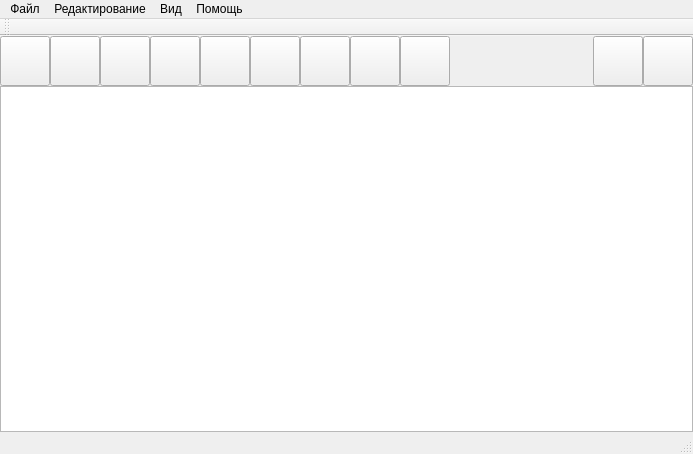
<?xml version="1.0" encoding="UTF-8"?>
<ui version="4.0">
 <class>MainWindow</class>
 <widget class="QMainWindow" name="MainWindow">
  <property name="geometry">
   <rect>
    <x>0</x>
    <y>0</y>
    <width>693</width>
    <height>454</height>
   </rect>
  </property>
  <property name="windowTitle">
   <string>unnamed - Text_edit</string>
  </property>
  <property name="windowIcon">
   <iconset resource="ing.qrc">
    <normaloff>:/Icons/icons8-text_edit-48.png</normaloff>:/Icons/icons8-text_edit-48.png</iconset>
  </property>
  <widget class="QWidget" name="centralWidget">
   <layout class="QGridLayout" name="gridLayout">
    <property name="leftMargin">
     <number>0</number>
    </property>
    <property name="topMargin">
     <number>0</number>
    </property>
    <property name="rightMargin">
     <number>0</number>
    </property>
    <property name="bottomMargin">
     <number>0</number>
    </property>
    <property name="spacing">
     <number>0</number>
    </property>
    <item row="0" column="0">
     <layout class="QVBoxLayout" name="centr">
      <property name="spacing">
       <number>0</number>
      </property>
      <item>
       <layout class="QHBoxLayout" name="horizontalLayout">
        <property name="spacing">
         <number>0</number>
        </property>
        <item>
         <widget class="QPushButton" name="pushButton_Create">
          <property name="minimumSize">
           <size>
            <width>50</width>
            <height>50</height>
           </size>
          </property>
          <property name="maximumSize">
           <size>
            <width>50</width>
            <height>50</height>
           </size>
          </property>
          <property name="toolTip">
           <string>&lt;html&gt;&lt;head/&gt;&lt;body&gt;&lt;p&gt;Создать&lt;/p&gt;&lt;/body&gt;&lt;/html&gt;</string>
          </property>
          <property name="text">
           <string comment="Создать"/>
          </property>
          <property name="icon">
           <iconset resource="ing.qrc">
            <normaloff>:/Icons/icons8-create new-26.png</normaloff>:/Icons/icons8-create new-26.png</iconset>
          </property>
          <property name="iconSize">
           <size>
            <width>32</width>
            <height>32</height>
           </size>
          </property>
         </widget>
        </item>
        <item>
         <widget class="QPushButton" name="pushButton_Open">
          <property name="minimumSize">
           <size>
            <width>50</width>
            <height>50</height>
           </size>
          </property>
          <property name="maximumSize">
           <size>
            <width>50</width>
            <height>50</height>
           </size>
          </property>
          <property name="toolTip">
           <string>&lt;html&gt;&lt;head/&gt;&lt;body&gt;&lt;p&gt;Открыть&lt;/p&gt;&lt;/body&gt;&lt;/html&gt;</string>
          </property>
          <property name="text">
           <string/>
          </property>
          <property name="icon">
           <iconset resource="ing.qrc">
            <normaloff>:/Icons/icons8-open-26.png</normaloff>:/Icons/icons8-open-26.png</iconset>
          </property>
          <property name="iconSize">
           <size>
            <width>32</width>
            <height>32</height>
           </size>
          </property>
         </widget>
        </item>
        <item>
         <widget class="QPushButton" name="pushButton_Save">
          <property name="minimumSize">
           <size>
            <width>50</width>
            <height>50</height>
           </size>
          </property>
          <property name="maximumSize">
           <size>
            <width>50</width>
            <height>50</height>
           </size>
          </property>
          <property name="toolTip">
           <string>&lt;html&gt;&lt;head/&gt;&lt;body&gt;&lt;p&gt;Сохранить&lt;/p&gt;&lt;/body&gt;&lt;/html&gt;</string>
          </property>
          <property name="text">
           <string/>
          </property>
          <property name="icon">
           <iconset resource="ing.qrc">
            <normaloff>:/Icons/icons8-save-26.png</normaloff>:/Icons/icons8-save-26.png</iconset>
          </property>
          <property name="iconSize">
           <size>
            <width>32</width>
            <height>32</height>
           </size>
          </property>
         </widget>
        </item>
        <item>
         <widget class="QPushButton" name="pushButton_copy">
          <property name="minimumSize">
           <size>
            <width>50</width>
            <height>50</height>
           </size>
          </property>
          <property name="maximumSize">
           <size>
            <width>50</width>
            <height>50</height>
           </size>
          </property>
          <property name="toolTip">
           <string>&lt;html&gt;&lt;head/&gt;&lt;body&gt;&lt;p&gt;Копировать&lt;/p&gt;&lt;/body&gt;&lt;/html&gt;</string>
          </property>
          <property name="text">
           <string/>
          </property>
          <property name="icon">
           <iconset resource="ing.qrc">
            <normaloff>:/Icons/icons8-copy-64.png</normaloff>:/Icons/icons8-copy-64.png</iconset>
          </property>
          <property name="iconSize">
           <size>
            <width>32</width>
            <height>32</height>
           </size>
          </property>
         </widget>
        </item>
        <item>
         <widget class="QPushButton" name="pushButton_Cut">
          <property name="minimumSize">
           <size>
            <width>50</width>
            <height>50</height>
           </size>
          </property>
          <property name="maximumSize">
           <size>
            <width>50</width>
            <height>50</height>
           </size>
          </property>
          <property name="toolTip">
           <string>&lt;html&gt;&lt;head/&gt;&lt;body&gt;&lt;p&gt;Вырезать&lt;/p&gt;&lt;/body&gt;&lt;/html&gt;</string>
          </property>
          <property name="text">
           <string/>
          </property>
          <property name="icon">
           <iconset resource="ing.qrc">
            <normaloff>:/Icons/icons8-cut-32.png</normaloff>:/Icons/icons8-cut-32.png</iconset>
          </property>
          <property name="iconSize">
           <size>
            <width>32</width>
            <height>32</height>
           </size>
          </property>
         </widget>
        </item>
        <item>
         <widget class="QPushButton" name="pushButton_insert">
          <property name="minimumSize">
           <size>
            <width>50</width>
            <height>50</height>
           </size>
          </property>
          <property name="maximumSize">
           <size>
            <width>50</width>
            <height>50</height>
           </size>
          </property>
          <property name="toolTip">
           <string>&lt;html&gt;&lt;head/&gt;&lt;body&gt;&lt;p&gt;Вставить&lt;/p&gt;&lt;/body&gt;&lt;/html&gt;</string>
          </property>
          <property name="text">
           <string/>
          </property>
          <property name="icon">
           <iconset resource="ing.qrc">
            <normaloff>:/Icons/icons8 insert-32.png</normaloff>:/Icons/icons8 insert-32.png</iconset>
          </property>
          <property name="iconSize">
           <size>
            <width>32</width>
            <height>32</height>
           </size>
          </property>
         </widget>
        </item>
        <item>
         <widget class="QPushButton" name="pushButton_Undo">
          <property name="minimumSize">
           <size>
            <width>50</width>
            <height>50</height>
           </size>
          </property>
          <property name="maximumSize">
           <size>
            <width>50</width>
            <height>50</height>
           </size>
          </property>
          <property name="toolTip">
           <string>&lt;html&gt;&lt;head/&gt;&lt;body&gt;&lt;p&gt;Отменить&lt;/p&gt;&lt;/body&gt;&lt;/html&gt;</string>
          </property>
          <property name="text">
           <string/>
          </property>
          <property name="icon">
           <iconset resource="ing.qrc">
            <normaloff>:/Icons/icons8-Undo-26.png</normaloff>:/Icons/icons8-Undo-26.png</iconset>
          </property>
          <property name="iconSize">
           <size>
            <width>32</width>
            <height>32</height>
           </size>
          </property>
         </widget>
        </item>
        <item>
         <widget class="QPushButton" name="pushButton_Do">
          <property name="minimumSize">
           <size>
            <width>50</width>
            <height>50</height>
           </size>
          </property>
          <property name="maximumSize">
           <size>
            <width>50</width>
            <height>50</height>
           </size>
          </property>
          <property name="toolTip">
           <string>&lt;html&gt;&lt;head/&gt;&lt;body&gt;&lt;p&gt;Повторить&lt;/p&gt;&lt;/body&gt;&lt;/html&gt;</string>
          </property>
          <property name="text">
           <string/>
          </property>
          <property name="icon">
           <iconset resource="ing.qrc">
            <normaloff>:/Icons/icons8-do-26.png</normaloff>:/Icons/icons8-do-26.png</iconset>
          </property>
          <property name="iconSize">
           <size>
            <width>32</width>
            <height>32</height>
           </size>
          </property>
         </widget>
        </item>
        <item>
         <widget class="QPushButton" name="pushButton_font">
          <property name="minimumSize">
           <size>
            <width>50</width>
            <height>50</height>
           </size>
          </property>
          <property name="maximumSize">
           <size>
            <width>50</width>
            <height>50</height>
           </size>
          </property>
          <property name="toolTip">
           <string>&lt;html&gt;&lt;head/&gt;&lt;body&gt;&lt;p&gt;Изменить шрифт&lt;/p&gt;&lt;/body&gt;&lt;/html&gt;</string>
          </property>
          <property name="text">
           <string/>
          </property>
          <property name="icon">
           <iconset resource="ing.qrc">
            <normaloff>:/Icons/icons8-F-26.png</normaloff>:/Icons/icons8-F-26.png</iconset>
          </property>
          <property name="iconSize">
           <size>
            <width>32</width>
            <height>32</height>
           </size>
          </property>
         </widget>
        </item>
        <item>
         <spacer name="horizontalSpacer">
          <property name="orientation">
           <enum>Qt::Horizontal</enum>
          </property>
          <property name="sizeHint" stdset="0">
           <size>
            <width>40</width>
            <height>20</height>
           </size>
          </property>
         </spacer>
        </item>
        <item>
         <widget class="QPushButton" name="pushButton_Close">
          <property name="minimumSize">
           <size>
            <width>50</width>
            <height>50</height>
           </size>
          </property>
          <property name="maximumSize">
           <size>
            <width>50</width>
            <height>50</height>
           </size>
          </property>
          <property name="toolTip">
           <string>&lt;html&gt;&lt;head/&gt;&lt;body&gt;&lt;p&gt;Закрыть&lt;/p&gt;&lt;/body&gt;&lt;/html&gt;</string>
          </property>
          <property name="text">
           <string/>
          </property>
          <property name="icon">
           <iconset resource="ing.qrc">
            <normaloff>:/Icons/icons8-close-32.png</normaloff>:/Icons/icons8-close-32.png</iconset>
          </property>
          <property name="iconSize">
           <size>
            <width>32</width>
            <height>32</height>
           </size>
          </property>
         </widget>
        </item>
        <item>
         <widget class="QPushButton" name="pushButton_Exit">
          <property name="minimumSize">
           <size>
            <width>50</width>
            <height>50</height>
           </size>
          </property>
          <property name="maximumSize">
           <size>
            <width>50</width>
            <height>50</height>
           </size>
          </property>
          <property name="toolTip">
           <string>&lt;html&gt;&lt;head/&gt;&lt;body&gt;&lt;p&gt;Выход&lt;/p&gt;&lt;/body&gt;&lt;/html&gt;</string>
          </property>
          <property name="text">
           <string/>
          </property>
          <property name="icon">
           <iconset resource="ing.qrc">
            <normaloff>:/Icons/icons8-Exit-32.png</normaloff>:/Icons/icons8-Exit-32.png</iconset>
          </property>
          <property name="iconSize">
           <size>
            <width>32</width>
            <height>32</height>
           </size>
          </property>
         </widget>
        </item>
       </layout>
      </item>
      <item>
       <widget class="QTextEdit" name="textEdit"/>
      </item>
     </layout>
    </item>
   </layout>
  </widget>
  <widget class="QMenuBar" name="menuBar">
   <property name="geometry">
    <rect>
     <x>0</x>
     <y>0</y>
     <width>693</width>
     <height>21</height>
    </rect>
   </property>
   <widget class="QMenu" name="menu">
    <property name="title">
     <string>Файл</string>
    </property>
    <addaction name="action"/>
    <addaction name="action_3"/>
    <addaction name="action_4"/>
    <addaction name="action_5"/>
    <addaction name="action_6"/>
    <addaction name="action_7"/>
   </widget>
   <widget class="QMenu" name="menu_2">
    <property name="title">
     <string>Редактирование</string>
    </property>
    <addaction name="action_8"/>
    <addaction name="action_9"/>
    <addaction name="action_10"/>
    <addaction name="action_11"/>
    <addaction name="action_12"/>
   </widget>
   <widget class="QMenu" name="menu_3">
    <property name="title">
     <string>Вид</string>
    </property>
    <addaction name="action_13"/>
   </widget>
   <widget class="QMenu" name="menu_4">
    <property name="title">
     <string>Помощь</string>
    </property>
    <addaction name="action_14"/>
    <addaction name="action_Qt"/>
   </widget>
   <addaction name="menu"/>
   <addaction name="menu_2"/>
   <addaction name="menu_3"/>
   <addaction name="menu_4"/>
  </widget>
  <widget class="QToolBar" name="mainToolBar">
   <attribute name="toolBarArea">
    <enum>TopToolBarArea</enum>
   </attribute>
   <attribute name="toolBarBreak">
    <bool>false</bool>
   </attribute>
  </widget>
  <widget class="QStatusBar" name="statusBar"/>
  <action name="action">
   <property name="icon">
    <iconset resource="ing.qrc">
     <normaloff>:/Icons/icons8-create new-26.png</normaloff>:/Icons/icons8-create new-26.png</iconset>
   </property>
   <property name="text">
    <string>Создать</string>
   </property>
   <property name="shortcut">
    <string>Ctrl+N</string>
   </property>
  </action>
  <action name="action_3">
   <property name="icon">
    <iconset resource="ing.qrc">
     <normaloff>:/Icons/icons8-open-26.png</normaloff>:/Icons/icons8-open-26.png</iconset>
   </property>
   <property name="text">
    <string>Открыть</string>
   </property>
   <property name="shortcut">
    <string>Ctrl+O</string>
   </property>
  </action>
  <action name="action_4">
   <property name="icon">
    <iconset resource="ing.qrc">
     <normaloff>:/Icons/icons8-save-26.png</normaloff>:/Icons/icons8-save-26.png</iconset>
   </property>
   <property name="text">
    <string>Сохранить</string>
   </property>
   <property name="shortcut">
    <string>Ctrl+S</string>
   </property>
  </action>
  <action name="action_5">
   <property name="checkable">
    <bool>false</bool>
   </property>
   <property name="icon">
    <iconset resource="ing.qrc">
     <normaloff>:/Icons/icons8-save_as-24.png</normaloff>:/Icons/icons8-save_as-24.png</iconset>
   </property>
   <property name="text">
    <string>Сохранить как</string>
   </property>
   <property name="shortcut">
    <string>Ctrl+Shift+S</string>
   </property>
  </action>
  <action name="action_6">
   <property name="icon">
    <iconset resource="ing.qrc">
     <normaloff>:/Icons/icons8-close-32.png</normaloff>:/Icons/icons8-close-32.png</iconset>
   </property>
   <property name="text">
    <string>Закрыть</string>
   </property>
   <property name="shortcut">
    <string>Ctrl+W</string>
   </property>
  </action>
  <action name="action_7">
   <property name="icon">
    <iconset resource="ing.qrc">
     <normaloff>:/Icons/icons8-Exit-32.png</normaloff>:/Icons/icons8-Exit-32.png</iconset>
   </property>
   <property name="text">
    <string>Выход</string>
   </property>
  </action>
  <action name="action_8">
   <property name="icon">
    <iconset resource="ing.qrc">
     <normaloff>:/Icons/icons8-copy-64.png</normaloff>:/Icons/icons8-copy-64.png</iconset>
   </property>
   <property name="text">
    <string>Копировать</string>
   </property>
   <property name="shortcut">
    <string>Ctrl+C</string>
   </property>
  </action>
  <action name="action_9">
   <property name="icon">
    <iconset resource="ing.qrc">
     <normaloff>:/Icons/icons8-cut-32.png</normaloff>:/Icons/icons8-cut-32.png</iconset>
   </property>
   <property name="text">
    <string>Вырезать</string>
   </property>
   <property name="shortcut">
    <string>Ctrl+X</string>
   </property>
  </action>
  <action name="action_10">
   <property name="icon">
    <iconset resource="ing.qrc">
     <normaloff>:/Icons/icons8 insert-32.png</normaloff>:/Icons/icons8 insert-32.png</iconset>
   </property>
   <property name="text">
    <string>Вставить</string>
   </property>
   <property name="shortcut">
    <string>Ctrl+V</string>
   </property>
  </action>
  <action name="action_11">
   <property name="icon">
    <iconset resource="ing.qrc">
     <normaloff>:/Icons/icons8-Undo-26.png</normaloff>:/Icons/icons8-Undo-26.png</iconset>
   </property>
   <property name="text">
    <string>Отменить</string>
   </property>
   <property name="shortcut">
    <string>Ctrl+Z</string>
   </property>
  </action>
  <action name="action_12">
   <property name="icon">
    <iconset resource="ing.qrc">
     <normaloff>:/Icons/icons8-do-26.png</normaloff>:/Icons/icons8-do-26.png</iconset>
   </property>
   <property name="text">
    <string>Повторить</string>
   </property>
   <property name="shortcut">
    <string>Ctrl+Y</string>
   </property>
  </action>
  <action name="action_13">
   <property name="icon">
    <iconset resource="ing.qrc">
     <normaloff>:/Icons/icons8-F-26.png</normaloff>:/Icons/icons8-F-26.png</iconset>
   </property>
   <property name="text">
    <string>Выбрать шрифт</string>
   </property>
  </action>
  <action name="action_14">
   <property name="icon">
    <iconset resource="ing.qrc">
     <normaloff>:/Icons/icons8-inf-26.png</normaloff>:/Icons/icons8-inf-26.png</iconset>
   </property>
   <property name="text">
    <string>О программе</string>
   </property>
  </action>
  <action name="action_Qt">
   <property name="icon">
    <iconset resource="ing.qrc">
     <normaloff>:/Icons/Qt.png</normaloff>:/Icons/Qt.png</iconset>
   </property>
   <property name="text">
    <string>О Qt</string>
   </property>
  </action>
 </widget>
 <layoutdefault spacing="6" margin="11"/>
 <resources>
  <include location="ing.qrc"/>
 </resources>
 <connections>
  <connection>
   <sender>action</sender>
   <signal>triggered()</signal>
   <receiver>pushButton_Create</receiver>
   <slot>click()</slot>
   <hints>
    <hint type="sourcelabel">
     <x>-1</x>
     <y>-1</y>
    </hint>
    <hint type="destinationlabel">
     <x>26</x>
     <y>59</y>
    </hint>
   </hints>
  </connection>
  <connection>
   <sender>action_3</sender>
   <signal>triggered()</signal>
   <receiver>pushButton_Open</receiver>
   <slot>click()</slot>
   <hints>
    <hint type="sourcelabel">
     <x>-1</x>
     <y>-1</y>
    </hint>
    <hint type="destinationlabel">
     <x>76</x>
     <y>59</y>
    </hint>
   </hints>
  </connection>
  <connection>
   <sender>action_4</sender>
   <signal>triggered()</signal>
   <receiver>pushButton_Save</receiver>
   <slot>click()</slot>
   <hints>
    <hint type="sourcelabel">
     <x>-1</x>
     <y>-1</y>
    </hint>
    <hint type="destinationlabel">
     <x>126</x>
     <y>59</y>
    </hint>
   </hints>
  </connection>
  <connection>
   <sender>action_6</sender>
   <signal>triggered()</signal>
   <receiver>pushButton_Close</receiver>
   <slot>click()</slot>
   <hints>
    <hint type="sourcelabel">
     <x>-1</x>
     <y>-1</y>
    </hint>
    <hint type="destinationlabel">
     <x>615</x>
     <y>59</y>
    </hint>
   </hints>
  </connection>
  <connection>
   <sender>action_7</sender>
   <signal>triggered()</signal>
   <receiver>pushButton_Exit</receiver>
   <slot>click()</slot>
   <hints>
    <hint type="sourcelabel">
     <x>-1</x>
     <y>-1</y>
    </hint>
    <hint type="destinationlabel">
     <x>665</x>
     <y>59</y>
    </hint>
   </hints>
  </connection>
  <connection>
   <sender>action_8</sender>
   <signal>triggered()</signal>
   <receiver>pushButton_copy</receiver>
   <slot>click()</slot>
   <hints>
    <hint type="sourcelabel">
     <x>-1</x>
     <y>-1</y>
    </hint>
    <hint type="destinationlabel">
     <x>176</x>
     <y>59</y>
    </hint>
   </hints>
  </connection>
  <connection>
   <sender>action_9</sender>
   <signal>triggered()</signal>
   <receiver>pushButton_Cut</receiver>
   <slot>click()</slot>
   <hints>
    <hint type="sourcelabel">
     <x>-1</x>
     <y>-1</y>
    </hint>
    <hint type="destinationlabel">
     <x>226</x>
     <y>59</y>
    </hint>
   </hints>
  </connection>
  <connection>
   <sender>action_10</sender>
   <signal>triggered()</signal>
   <receiver>pushButton_insert</receiver>
   <slot>click()</slot>
   <hints>
    <hint type="sourcelabel">
     <x>-1</x>
     <y>-1</y>
    </hint>
    <hint type="destinationlabel">
     <x>276</x>
     <y>59</y>
    </hint>
   </hints>
  </connection>
  <connection>
   <sender>action_11</sender>
   <signal>triggered()</signal>
   <receiver>pushButton_Undo</receiver>
   <slot>click()</slot>
   <hints>
    <hint type="sourcelabel">
     <x>-1</x>
     <y>-1</y>
    </hint>
    <hint type="destinationlabel">
     <x>326</x>
     <y>59</y>
    </hint>
   </hints>
  </connection>
  <connection>
   <sender>action_12</sender>
   <signal>triggered()</signal>
   <receiver>pushButton_Do</receiver>
   <slot>click()</slot>
   <hints>
    <hint type="sourcelabel">
     <x>-1</x>
     <y>-1</y>
    </hint>
    <hint type="destinationlabel">
     <x>376</x>
     <y>59</y>
    </hint>
   </hints>
  </connection>
  <connection>
   <sender>action_13</sender>
   <signal>triggered()</signal>
   <receiver>pushButton_font</receiver>
   <slot>click()</slot>
   <hints>
    <hint type="sourcelabel">
     <x>-1</x>
     <y>-1</y>
    </hint>
    <hint type="destinationlabel">
     <x>426</x>
     <y>59</y>
    </hint>
   </hints>
  </connection>
 </connections>
</ui>
